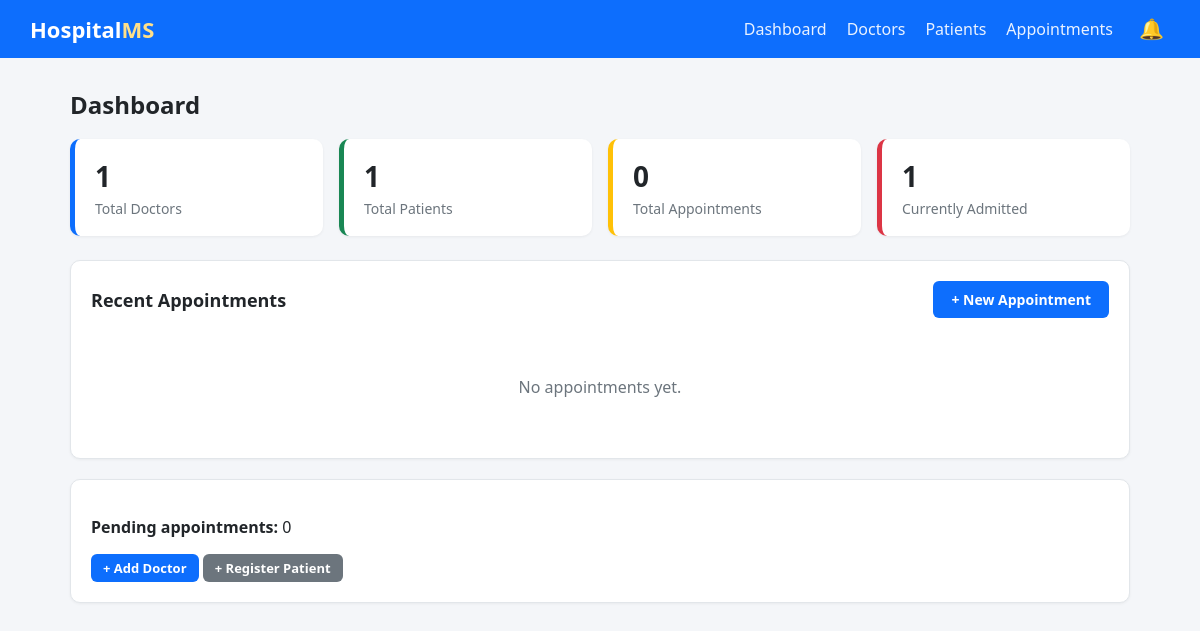
Before: / with the older database file.
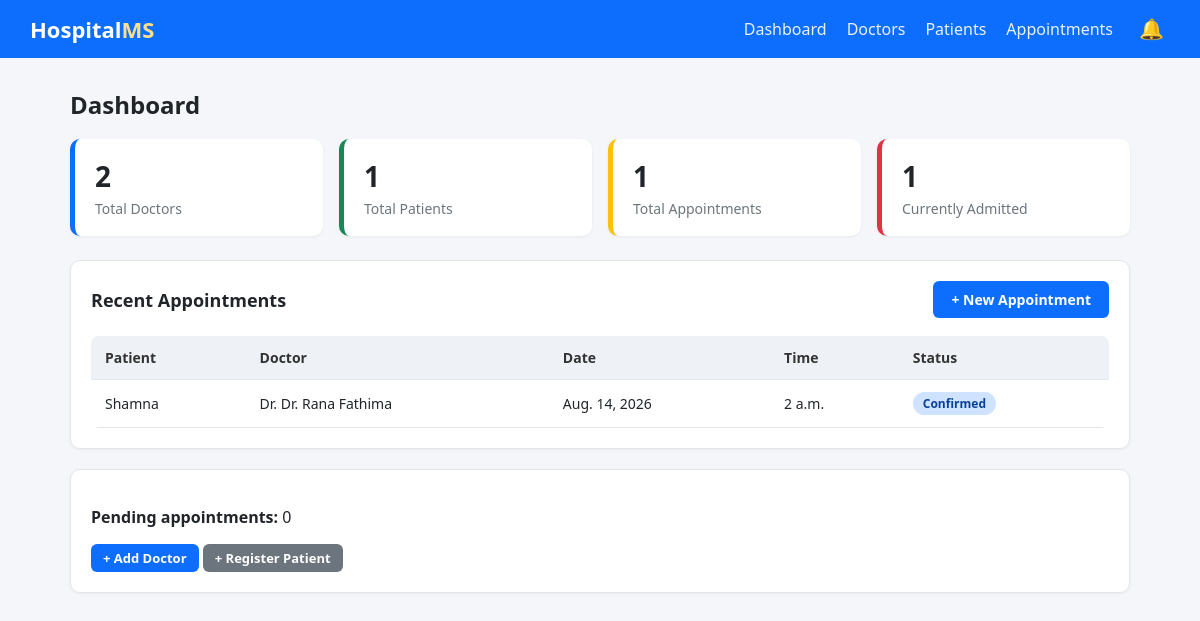
After: the same page with the newer database file.
### hospital/models.py (models this page shows, shortened)
class Appointment(models.Model):
    STATUS_CHOICES = [
        ('PEND', 'Pending'),
        ('CONF', 'Confirmed'),
        ('DONE', 'Completed'),
        ('CANC', 'Cancelled'),
    ]
    patient = models.ForeignKey(Patient, on_delete=models.CASCADE, related_name='appointments')
    doctor = models.ForeignKey(Doctor, on_delete=models.CASCADE, related_name='appointments')
    date = models.DateField()
    time = models.TimeField()
    reason = models.CharField(max_length=200, blank=True)
    status = models.CharField(max_length=4, choices=STATUS_CHOICES, default='PEND')
    created_at = models.DateTimeField(auto_now_add=True)
    class Meta:
        ordering = ['-date', '-time']

class Patient(models.Model):
    GENDER_CHOICES = [
        ('M', 'Male'),
        ('F', 'Female'),
        ('O', 'Other'),
    ]
    BLOOD_GROUP_CHOICES = [
        ('A+', 'A+'), ('A-', 'A-'),
        ('B+', 'B+'), ('B-', 'B-'),
        ('AB+', 'AB+'), ('AB-', 'AB-'),
        ('O+', 'O+'), ('O-', 'O-'),
    ]
    name = models.CharField(max_length=100)
    age = models.PositiveIntegerField()
    gender = models.CharField(max_length=1, choices=GENDER_CHOICES)
    blood_group = models.CharField(max_length=3, choices=BLOOD_GROUP_CHOICES, blank=True)
    phone = models.CharField(max_length=15)
    address = models.TextField(blank=True)
    admitted = models.BooleanField(default=False)
    disease = models.CharField(max_length=200, blank=True, help_text="Diagnosis / reason for visit")
    registered_on = models.DateTimeField(auto_now_add=True)
    class Meta:
        ordering = ['-registered_on']

class Doctor(models.Model):
    DEPARTMENT_CHOICES = [
        ('CARD', 'Cardiology'),
        ('NEURO', 'Neurology'),
        ('ORTHO', 'Orthopedics'),
        ('PEDS', 'Pediatrics'),
        ('GEN', 'General Medicine'),
        ('DERM', 'Dermatology'),
        ('ENT', 'ENT'),
        ('GYNO', 'Gynecology'),
    ]
    name = models.CharField(max_length=100)
    department = models.CharField(max_length=10, choices=DEPARTMENT_CHOICES, default='GEN')
    qualification = models.CharField(max_length=150, blank=True)
    phone = models.CharField(max_length=15)
    email = models.EmailField(blank=True)
    experience_years = models.PositiveIntegerField(default=0)
    available = models.BooleanField(default=True)
    created_at = models.DateTimeField(auto_now_add=True)
    class Meta:
        ordering = ['name']

### hospital/views.py (the view)
# urls.py: path('', views.HomeView.as_view(), name='home'),
class HomeView(TemplateView):
    template_name = 'hospital/home.html'
    def get_context_data(self, **kwargs):
        context = super().get_context_data(**kwargs)
        context['doctor_count'] = Doctor.objects.count()
        context['patient_count'] = Patient.objects.count()
        context['appointment_count'] = Appointment.objects.count()
        context['admitted_count'] = Patient.objects.filter(admitted=True).count()
        context['pending_appointments'] = Appointment.objects.filter(status='PEND').count()
        context['recent_appointments'] = Appointment.objects.select_related('patient', 'doctor')[:5]
        return context

### hospital/context_processors.py (called while the page is built)
def notifications(request):
    latest = Notification.objects.all()[:8]
    unread_count = Notification.objects.filter(is_read=False).count()
    return {
        'nav_notifications': latest,
        'nav_unread_count': unread_count,
    }

### hospital/templates/hospital/home.html (shortened to what this page needs)
{% extends 'hospital/base.html' %}
{% block content %}
    <div class="page-header">
        <h1>Dashboard</h1>
    </div>
    <div class="stats-grid">
        <div class="stat-box">
            <h3>{{ doctor_count }}</h3>
            <p>Total Doctors</p>
        </div>
        <div class="stat-box patients">
            <h3>{{ patient_count }}</h3>
            <p>Total Patients</p>
        </div>
        <div class="stat-box appointments">
            <h3>{{ appointment_count }}</h3>
            <p>Total Appointments</p>
        </div>
        <div class="stat-box admitted">
            <h3>{{ admitted_count }}</h3>
            <p>Currently Admitted</p>
        </div>
    </div>
    <div class="card">
        <div class="page-header">
            <h1 style="font-size: 18px;">Recent Appointments</h1>
            <a href="{% url 'appointment-add' %}" class="btn">+ New Appointment</a>
        </div>
        {% if recent_appointments %}
        <table>
            <thead>
                <tr>
                    <th>Patient</th>
                    <th>Doctor</th>
                    <th>Date</th>
                    <th>Time</th>
                    <th>Status</th>
                </tr>
            </thead>
            <tbody>
                {% for appt in recent_appointments %}
                <tr>
                    <td>{{ appt.patient.name }}</td>
                    <td>Dr. {{ appt.doctor.name }}</td>
                    <td>{{ appt.date }}</td>
                    <td>{{ appt.time }}</td>
                    <td>
                        {% if appt.status == 'CONF' %}
                            <span class="badge badge-info">{{ appt.get_status_display }}</span>
                        {% elif appt.status == 'DONE' %}
                            <span class="badge badge-success">{{ appt.get_status_display }}</span>
                        {% elif appt.status == 'CANC' %}
                            <span class="badge badge-danger">{{ appt.get_status_display }}</span>
                        {% else %}
                            <span class="badge badge-warning">{{ appt.get_status_display }}</span>
                        {% endif %}
                    </td>
                </tr>
                {% endfor %}
            </tbody>
        </table>
        {% else %}
            <div class="empty-state">No appointments yet.</div>
        {% endif %}
    </div>
    <div class="card">
        <p><strong>Pending appointments:</strong> {{ pending_appointments }}</p>
        <p style="margin-bottom:0;">
            <a href="{% url 'doctor-add' %}" class="btn btn-sm">+ Add Doctor</a>
            <a href="{% url 'patient-add' %}" class="btn btn-sm btn-secondary">+ Register Patient</a>
        </p>
    </div>
{% endblock %}

Changed rows visible on the page:
added Appointment: patient.name "Shamna", doctor.name "Dr. Rana Fathima", date "Aug. 14, 2026", time "2 a.m.", status "Confirmed"
Other visible differences:
{{ doctor_count }}: "1" → "2"
{{ appointment_count }}: "0" → "1"
text no longer shown: "No appointments yet."
text now shown: "Patient Doctor Date Time Status"
